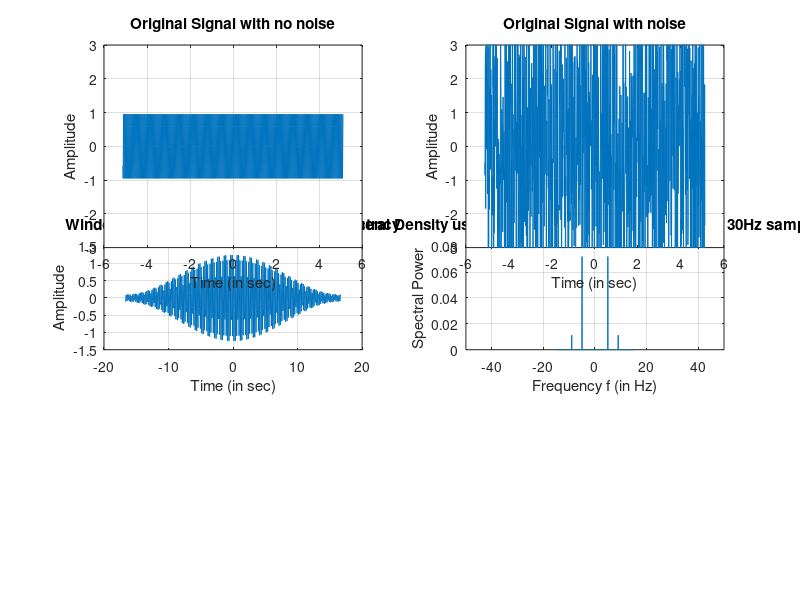
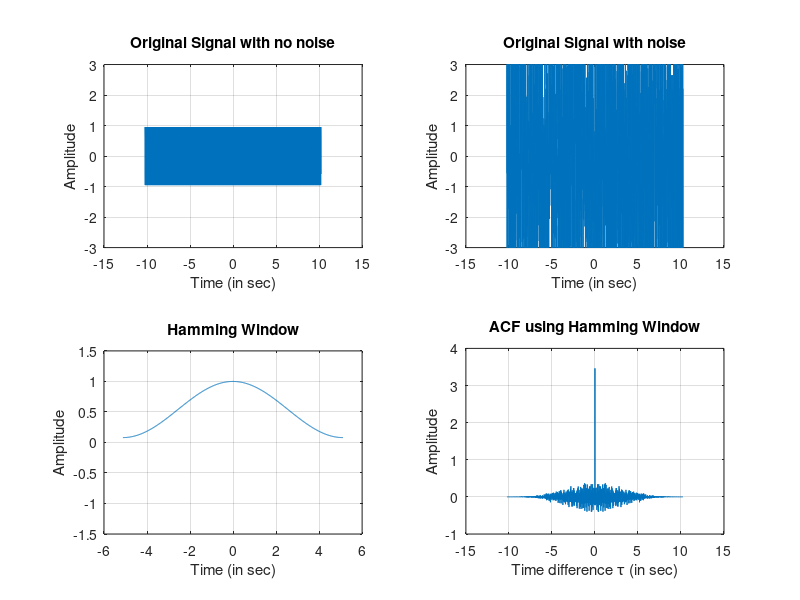
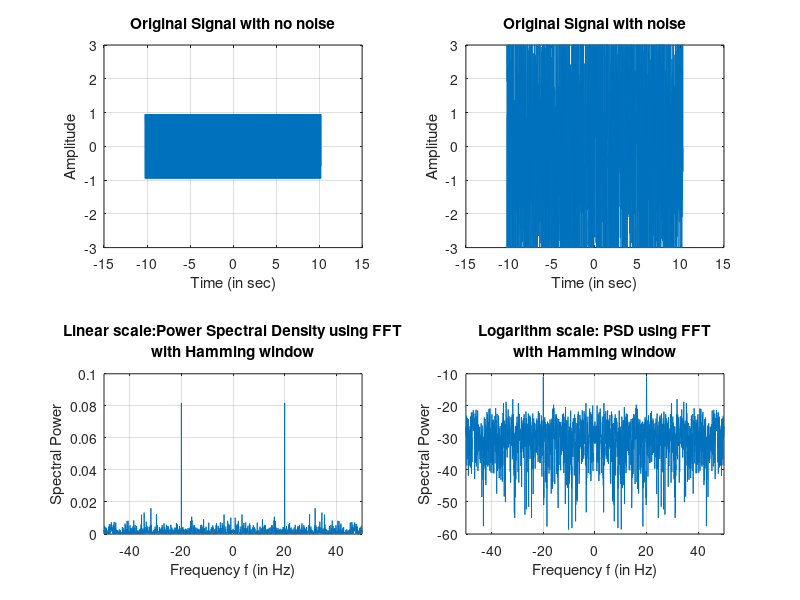
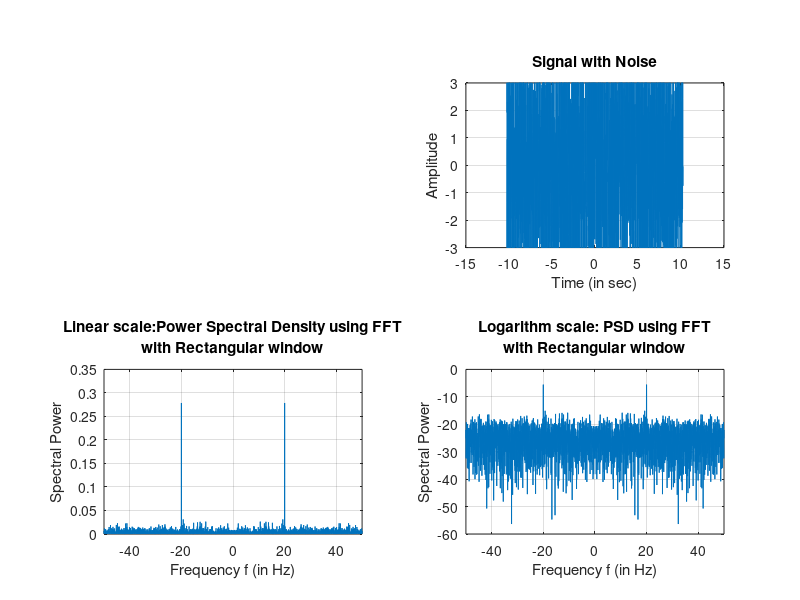

Here is the MATLAB script that generated these plots, in order:
close all;
clc;
clear all;

N  = 1000; % Number of Samples
N1  = 1024;
N2  = 2018;
Fs0 = 150; % Sampling Frequency in Hz % Sampling Time(Ts) = 1/Fs = 1/150 = 0.006 sec
Fs1 = 1000;
Fs2 = 200; 
f1 = 5; % Signal Frequency 1
f2 = 21; % Signal Frequency 2
A1 = 1; % Signal Amplitude 1
A2 = 0.4; % Signal Amplitude 2

% 
t = ((-N/2):(N/2)-1)/Fs0; % Time axis from -2 sec to 2 sec or, t = (-500:499)/250 = (-500:1:499)/250 = -2:0.004:1.996
y = A1.*sin(2*pi*f1*t) + A2.*sin(2*pi*f2*t); % Combination of Sine Wave with Multiple frequencies
% sine wave using sampling frequency(Fs1) = 1000, sampling frequency(Fs2) = 200, number of samples(N1) = 1024, and number of samples(N1) = 2018 
t1_a = ((-N1/2):(N1/2)-1)/Fs1; % number of samples = 1024, Fs1 = 1000
t1_b = ((-N2/2):(N2/2)-1)/Fs1; % number of samples = 2018, Fs1 = 1000
y1_a = A1.*sin(2*pi*f1*t1_a) + A2.*sin(2*pi*f2*t1_a); %sine wave for Fs1 = 1000, and N1 = 1024
y1_b = A1.*sin(2*pi*f1*t1_b) + A2.*sin(2*pi*f2*t1_b); %sine wave for Fs1 = 1000, and N1 = 2018

t2_a = ((-N1/2):(N1/2)-1)/Fs2; % number of samples = 1024, Fs2 = 200
t2_b = ((-N2/2):(N2/2)-1)/Fs2; % number of samples = 2018, Fs2 = 200
y2_a = A1.*sin(2*pi*f1*t2_a) + A2.*sin(2*pi*f2*t2_a); %sine wave for Fs2 = 200, and N1 = 1024
y2_b = A1.*sin(2*pi*f1*t2_b) + A2.*sin(2*pi*f2*t2_b); %sine wave for Fs2 = 200, and N1 = 2018
%% TASK 4.1(a) - FIND THE POWER SPECTRAL DENSITY
% Plot of sine wave

figure('Name','Plot of sine waves');

subplot(3,2,1)
plot(t,y), title('Sine wave'),ylim([-1.5 1.5]), xlabel('Time (in sec)'), ylabel('Amplitude')
grid on
% Convolution of hamming window and sine signal 
hammingWindow = hamming(length(t))'; % Hamming Window

sig0 = y.*hammingWindow; % Windowed Signal (Hamming Window)
subplot(3,2,2)
plot(t,sig0),title('Windowed Signal'),ylim([-1.5 1.5]), xlabel('Time (in sec)'), ylabel('Amplitude')
grid on

% Autocorrelation function with Hamming window

[r0,lags0] = xcorr(sig0,'biased');
tau0 = lags0/Fs0;

subplot(3,2,3)
plot(tau0,r0),title('ACF with Hamming Window'), xlabel('Time difference \tau (in sec)'), ylabel('Amplitude')
grid on

% Power Spectral Density using Wiener Khintchine Theorem with Hamming window

Rxxdft0 = abs(fftshift(fft(r0)))/N;
freq0 = -Fs0/2:Fs0/length(r0):Fs0/2-(Fs0/length(r0));

subplot(3,2,4)
plot(freq0, Rxxdft0),title({'Power Spectral Density using Wiener Khintchine Theorem ', 'with Hamming window'}),xlim([-50 50]), xlabel('Frequency f (in Hz)'),ylabel('Spectral Power')
grid on


%% FOR SAMPLING FREQUENCY = 1000; NUMBER OF SAMPLES = 1024
% Plot of sine wave

subplot(3,2,1)
plot(t1_a, y1_a),title('Sine wave for sine wave for 1000Hz sampling frequency, and 1024 samples'),ylim([-1.5 1.5]), xlabel('Time (in sec)'), ylabel('Amplitude')
grid on
% Convolution of hamming window and sine signal 
hammingWindow0 = hamming(length(t1_a))'; % Hamming Window

sig1 = y1_a.*hammingWindow0; % Windowed Signal (Hamming Window)
subplot(3,2,3)
plot(t1_a, sig1),title('Windowed Signal for 1000Hz sampling frequency, and 1024 samples'),ylim([-1.5 1.5]), xlabel('Time (in sec)'), ylabel('Amplitude')
grid on

% Autocorrelation function with Hamming window

[r1,lags1] = xcorr(sig1,'biased');
tau1 = lags1/Fs1;

subplot(3,2,2)
plot(tau1,r1),title('ACF with Hamming Window for 1000Hz sampling frequency and 1024 samples'), xlabel('Time difference \tau (in sec)'), ylabel('Amplitude')
grid on

% Power Spectral Density using Wiener Khintchine Theorem with Hamming window

Rxxdft1 = abs(fftshift(fft(r1)))/N;
freq1 = -Fs1/2:Fs1/length(r1):Fs1/2-(Fs1/length(r1));

subplot(3,2,4)
plot(freq1, Rxxdft1),title({'Power Spectral Density using Wiener Khintchine Theorem for 1000Hz sampling frequency & 1024 samples'}),xlim([-50 50]), xlabel('Frequency f (in Hz)'),ylabel('Spectral Power')
grid on

%% FOR SAMPLING FREQUENCY = 1000; NUMBER OF SAMPLES = 2018
% Plot of sine wave

subplot(3,2,1)
plot(t1_b, y1_b),title('Sine wave for sine wave for 1000Hz sampling frequency, and 2018 samples'),ylim([-1.5 1.5]), xlabel('Time (in sec)'), ylabel('Amplitude')
grid on
% Convolution of hamming window and sine signal 
hammingWindow0 = hamming(length(t1_b))'; % Hamming Window

sig1 = y1_b.*hammingWindow0; % Windowed Signal (Hamming Window)
subplot(3,2,3)
plot(t1_b, sig1),title('Windowed Signal for 1000Hz sampling frequency, and 2018 samples'),ylim([-1.5 1.5]), xlabel('Time (in sec)'), ylabel('Amplitude')
grid on

% Autocorrelation function with Hamming window

[r1,lags1] = xcorr(sig1,'biased');
tau1 = lags1/Fs1;

subplot(3,2,2)
plot(tau1,r1),title('ACF with Hamming Window for 1000Hz sampling frequency and 2018 samples'), xlabel('Time difference \tau (in sec)'), ylabel('Amplitude')
grid on

% Power Spectral Density using Wiener Khintchine Theorem with Hamming window

Rxxdft1 = abs(fftshift(fft(r1)))/N;
freq1 = -Fs1/2:Fs1/length(r1):Fs1/2-(Fs1/length(r1));

subplot(3,2,4)
plot(freq1, Rxxdft1),title({'Power Spectral Density using Wiener Khintchine Theorem for 1000Hz sampling frequency & 2018 samples'}),xlim([-50 50]), xlabel('Frequency f (in Hz)'),ylabel('Spectral Power')
grid on

%% FOR SAMPLING FREQUENCY = 200; NUMBER OF SAMPLES = 1024

% Plot of sine wave

subplot(3,2,1)
plot(t2_a, y2_a),title('Sine wave for sine wave for 200Hz sampling frequency, and 1024 samples'),ylim([-1.5 1.5]), xlabel('Time (in sec)'), ylabel('Amplitude')
grid on
% Convolution of hamming window and sine signal 
hammingWindow0 = hamming(length(t2_a))'; % Hamming Window

sig1 = y2_a.*hammingWindow0; % Windowed Signal (Hamming Window)
subplot(3,2,3)
plot(t2_a, sig1),title('Windowed Signal for 200Hz sampling frequency, and 1024 samples'),ylim([-1.5 1.5]), xlabel('Time (in sec)'), ylabel('Amplitude')
grid on

% Autocorrelation function with Hamming window

[r1,lags1] = xcorr(sig1,'biased');
tau1 = lags1/Fs2;

subplot(3,2,2)
plot(tau1,r1),title('ACF with Hamming Window for 200Hz sampling frequency and 1024 samples'), xlabel('Time difference \tau (in sec)'), ylabel('Amplitude')
grid on

% Power Spectral Density using Wiener Khintchine Theorem with Hamming window

Rxxdft1 = abs(fftshift(fft(r1)))/N;
freq1 = -Fs2/2:Fs2/length(r1):Fs2/2-(Fs2/length(r1));

subplot(3,2,4)
plot(freq1, Rxxdft1),title({'Power Spectral Density using Wiener Khintchine Theorem for 200Hz sampling frequency & 1024 samples'}),xlim([-50 50]), xlabel('Frequency f (in Hz)'),ylabel('Spectral Power')
grid on

%%FOR SAMPLING FREQUENCY = 200; NUMBER OF SAMPLES = 2018

% Plot of sine wave

subplot(3,2,1)
plot(t2_b, y2_b),title('Sine wave for sine wave for 200Hz sampling frequency, and 2018 samples'),ylim([-1.5 1.5]), xlabel('Time (in sec)'), ylabel('Amplitude')
grid on
% Convolution of hamming window and sine signal 
hammingWindow0 = hamming(length(t2_b))'; % Hamming Window

sig1 = y2_b.*hammingWindow0; % Windowed Signal (Hamming Window)
subplot(3,2,3)
plot(t2_b, sig1),title('Windowed Signal for 200Hz sampling frequency, and 2018 samples'),ylim([-1.5 1.5]), xlabel('Time (in sec)'), ylabel('Amplitude')
grid on

% Autocorrelation function with Hamming window

[r1,lags1] = xcorr(sig1,'biased');
tau1 = lags1/Fs2;

subplot(3,2,2)
plot(tau1,r1),title('ACF with Hamming Window for 200Hz sampling frequency and 2018 samples'), xlabel('Time difference \tau (in sec)'), ylabel('Amplitude')
grid on

% Power Spectral Density using Wiener Khintchine Theorem with Hamming window

Rxxdft1 = abs(fftshift(fft(r1)))/N;
freq1 = -Fs2/2:Fs2/length(r1):Fs2/2-(Fs2/length(r1));

subplot(3,2,4)
plot(freq1, Rxxdft1),title({'Power Spectral Density using Wiener Khintchine Theorem for 200Hz sampling frequency & 2018 samples'}),xlim([-50 50]), xlabel('Frequency f (in Hz)'),ylabel('Spectral Power')
grid on

%% TASK 4.1(b) FOR SAMPLING FREQUENCY = 30

Fs = 30;
f1 = 5; % Signal Frequency 1
f2 = 21; % Signal Frequency 2
A1 = 1; % Signal Amplitude 1
A2 = 0.4; % Signal Amplitude 2

t = ((-N/2):(N/2)-1)/Fs; % Time axis 
y = A1.*sin(2*pi*f1*t) + A2.*sin(2*pi*f2*t); % Combination of Sine Wave with Multiple frequencies

% Plot of sine wave

subplot(3,2,1)
plot(t, y),title('Sine wave for sine wave for 30Hz sampling frequency'),ylim([-1.5 1.5]), xlabel('Time (in sec)'), ylabel('Amplitude')
grid on
% Convolution of hamming window and sine signal 
hammingWindow0 = hamming(length(t))'; % Hamming Window

sig1 = y.*hammingWindow0; % Windowed Signal (Hamming Window)
subplot(3,2,3)
plot(t, sig1),title('Windowed Signal for 30Hz sampling frequency'),ylim([-1.5 1.5]), xlabel('Time (in sec)'), ylabel('Amplitude')
grid on
% Autocorrelation function with Hamming window

[r1,lags1] = xcorr(sig1,'biased');
tau1 = lags1/Fs;

subplot(3,2,2)
plot(tau1,r1),title('ACF with Hamming Window for 30Hz sampling frequency'), xlabel('Time difference \tau (in sec)'), ylabel('Amplitude')
grid on

%Power Spectral Density using Wiener Khintchine Theorem with Hamming window

Rxxdft1 = abs(fftshift(fft(r1)))/N;
freq1 = -Fs/2:Fs/length(r1):Fs/2-(Fs/length(r1));

subplot(3,2,4)
plot(freq1, Rxxdft1),title({'Power Spectral Density using Wiener Khintchine Theorem for 30Hz sampling frequency'}),xlim([-50 50]), xlabel('Frequency f (in Hz)'),ylabel('Spectral Power')
grid on

%% TASK 4.2(a, b)

close all;
clc;
clear all;

alpha = 3.0;
N  = 1024; % Number of Samples
Fs = 100; % Sampling Frequency in Hz % Sampling Time(Ts) = 1/Fs = 1/250 = 0.004 sec
f = 20; % Signal Frequency
t = ((-N/2):(N/2)-1)/Fs; % Time axis 
x = sin(2*pi*f*t); % Sine Wave

noise = alpha.*randn(1,length(t)); % Noise
% plot of original signal
subplot(2,2,1)
plot(t, x),title('Original Signal with no noise'), ylim([-3 3]), xlabel('Time (in sec)'), ylabel('Amplitude')
grid on 


% plot of sine signal with noise
y = x + noise; % Noise added to signal
subplot(2,2,2)
plot(t, y),title('Original Signal with noise'), ylim([-3 3]), xlabel('Time (in sec)'), ylabel('Amplitude')
grid on 

hammingWindow = hamming(length(t))'; % Hamming Window

figure('Name','Signal evaluation');
subplot(2,2,2)
plot(t, y),title('Signal with Noise'), ylim([-3 3]), xlabel('Time (in sec)'), ylabel('Amplitude')
grid on
subplot(2,2,3)
plot(t, hammingWindow), title('Hamming Window'), ylim([-1.5 1.5]), xlabel('Time (in sec)'), ylabel('Amplitude')
grid on
% Hamming Window ACF
sig2 = y.*hammingWindow;

[r2, lags2] = xcorr(sig2,'biased');
tau2 = lags2/Fs;

subplot(2,2,4)
plot(tau2, r2),title('ACF using Hamming Window'), xlabel('Time difference \tau (in sec)'), ylabel('Amplitude')
grid on
%% Task 4.2(c, d, e)
%% Hamming window
close all;
clc;
clear all;

alpha = 3.0;
N  = 2048; % Number of Samples
Fs = 100; % Sampling Frequency in Hz % Sampling Time(Ts) = 1/Fs = 1/250 = 0.004 sec
f = 20; % Signal Frequency
t = ((-N/2):(N/2)-1)/Fs; % Time axis 
x = sin(2*pi*f*t); % Sine Wave

noise = alpha.*randn(1,length(t)); % Noise
%%
% plot of original signal
subplot(2,2,1)
plot(t, x),title('Original Signal with no noise'), ylim([-3 3]), xlabel('Time (in sec)'), ylabel('Amplitude')
grid on 


% plot of sine signal with noise
y = x + noise; % Noise added to signal
subplot(2,2,2)
plot(t, y),title('Original Signal with noise'), ylim([-3 3]), xlabel('Time (in sec)'), ylabel('Amplitude')
grid on 

hammingWindow = hamming(length(t))'; % Hamming Window
rectWindow = rectwin(length(t))';  % Rectangular Window

figure('Name','Signal evaluation');
subplot(2,2,2)
plot(t, y),title('Signal with Noise'), ylim([-3 3]), xlabel('Time (in sec)'), ylabel('Amplitude')
grid on
% Hamming Window ACF
sig2 = y.*hammingWindow;

[r2, lags2] = xcorr(sig2,'biased');
tau2 = lags2/Fs;

% Power Spectral Density using Wiener Khintchine Theorem with Hamming window
Rxxdft = abs(fftshift(fft(r2)))/N;
freq = -Fs/2:Fs/length(r2):Fs/2-(Fs/length(r2));

subplot(2,2,3)
plot(freq,Rxxdft),title({'Linear scale:Power Spectral Density using FFT', 'with Hamming window'}),xlim([-50 50]), xlabel('Frequency f (in Hz)'),ylabel('Spectral Power')
grid on
subplot(2,2,4)
plot(freq,10.*log10(Rxxdft)),title({'Logarithm scale: PSD using FFT', 'with Hamming window'}),xlim([-50 50]), xlabel('Frequency f (in Hz)'),ylabel('Spectral Power')
grid on
%% Rectangular window
close all;
clc;
clear all;

alpha = 3.0;
N  = 2048; % Number of Samples
Fs = 100; % Sampling Frequency in Hz % Sampling Time(Ts) = 1/Fs = 1/250 = 0.004 sec
f = 20; % Signal Frequency
t = ((-N/2):(N/2)-1)/Fs; % Time axis 
x = sin(2*pi*f*t); % Sine Wave

noise = alpha.*randn(1,length(t)); % Noise
%%
% plot of original signal
subplot(2,2,1)
plot(t, x),title('Original Signal with no noise'), ylim([-3 3]), xlabel('Time (in sec)'), ylabel('Amplitude')
grid on 


% plot of sine signal with noise
y = x + noise; % Noise added to signal
subplot(2,2,2)
plot(t, y),title('Original Signal with noise'), ylim([-3 3]), xlabel('Time (in sec)'), ylabel('Amplitude')
grid on 

hammingWindow = hamming(length(t))'; % Hamming Window
rectWindow = rectwin(length(t))';  % Rectangular Window

figure('Name','Signal evaluation');
subplot(2,2,2)
plot(t, y),title('Signal with Noise'), ylim([-3 3]), xlabel('Time (in sec)'), ylabel('Amplitude')
grid on
% Hamming Window ACF
sig2 = y.*rectWindow;

[r2, lags2] = xcorr(sig2,'biased');
tau2 = lags2/Fs;

% Power Spectral Density using Wiener Khintchine Theorem with Hamming window
Rxxdft = abs(fftshift(fft(r2)))/N;
freq = -Fs/2:Fs/length(r2):Fs/2-(Fs/length(r2));

subplot(2,2,3)
plot(freq,Rxxdft),title({'Linear scale:Power Spectral Density using FFT', 'with Rectangular window'}),xlim([-50 50]), xlabel('Frequency f (in Hz)'),ylabel('Spectral Power')
grid on
subplot(2,2,4)
plot(freq,10.*log10(Rxxdft)),title({'Logarithm scale: PSD using FFT', 'with Rectangular window'}),xlim([-50 50]), xlabel('Frequency f (in Hz)'),ylabel('Spectral Power')
grid on